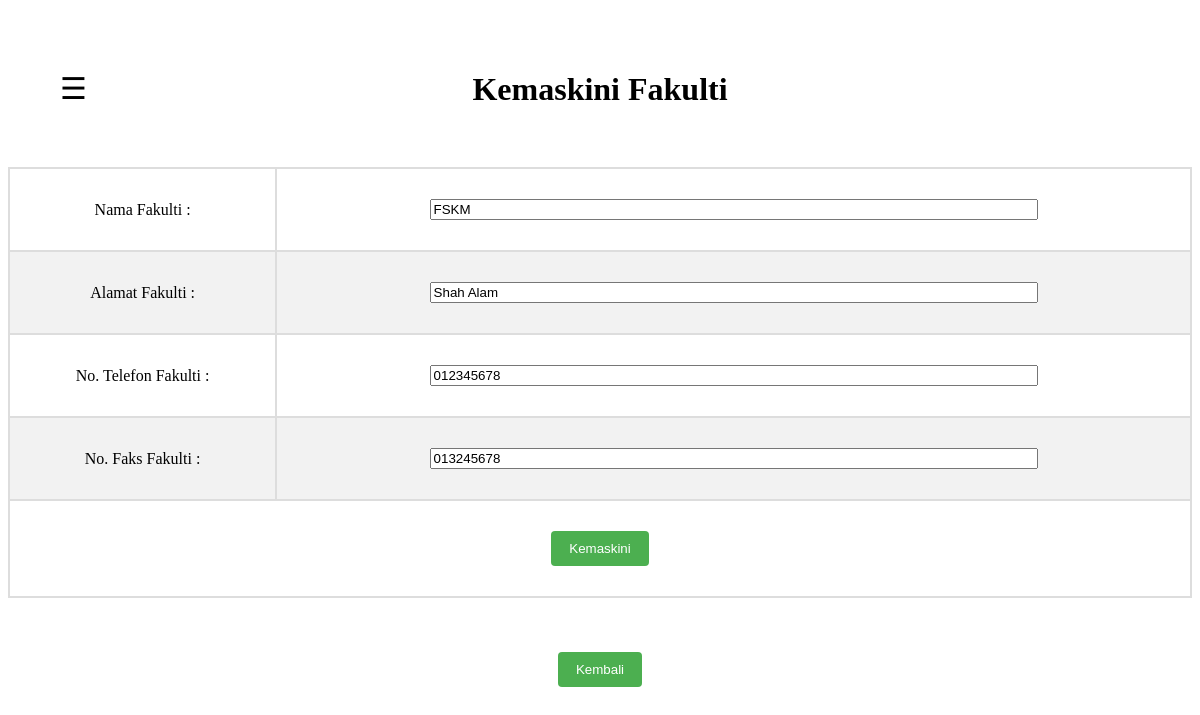
The page /ubah_fakulti.php?fakulti_id=1 on the database its author committed.
### tables this page shows
CREATE TABLE `fakulti` (
  `fakulti_id` int(11) NOT NULL,
  `nama_fakulti` varchar(50) NOT NULL,
  `alamat_fakulti` varchar(250) NOT NULL,
  `no_tel_fakulti` varchar(20) NOT NULL,
  `no_fax_fakulti` varchar(20) NOT NULL
);

### ubah_fakulti.php (the view, shortened to what this page needs)
<?php
$servername = "localhost";
$username = "inqkacom_faiz123";
$password = "faiznasir123";
$dbname = "inqkacom_pais";
$conn = mysqli_connect($servername, $username, $password, $dbname);
if (isset($_GET['fakulti_id'])) {
    $fakulti_id = $_GET['fakulti_id'];
    $sql = "SELECT * FROM fakulti WHERE fakulti_id = $fakulti_id";
    $result = mysqli_query($conn, $sql);
    if (mysqli_num_rows($result) > 0) {
        $fakulti = mysqli_fetch_assoc($result);
    } else {
        die("Fakulti not found");
    }
} else {
    die("Fakulti not specified");
}
?>
<!DOCTYPE html>
<html>
<head>
</head>
<body>
    <span style="position:fixed;left:5%;font-size:30px;cursor:pointer" onclick="openNav()">&#9776;</span>
	<h1>Kemaskini Fakulti</h1>
	<form method="post" style="text-align:center">
        <table>
              <tr>
                <td align="center" valign="middle">Nama Fakulti :</td>
                <td align="center" valign="middle"><input type="text" name="nama_fakulti" value="<?php echo $fakulti['nama_fakulti']; ?>" style="width: 600px;"></td>
              </tr>
              <tr>
                <td align="center" valign="middle">Alamat Fakulti :</td>
                <td align="center" valign="middle"><input type="text" name="alamat_fakulti" value="<?php echo $fakulti['alamat_fakulti']; ?>" style="width: 600px;"></td>
              </tr>
              <tr>
                <td align="center" valign="middle">No. Telefon Fakulti :</td>
                <td align="center" valign="middle"><input type="number" name="no_tel_fakulti" value="<?php echo $fakulti['no_tel_fakulti']; ?>" style="width: 600px;"></td>
              </tr>
              <tr>
                <td align="center" valign="middle">No. Faks Fakulti :</td>
                <td align="center" valign="middle"><input type="number" name="no_fax_fakulti" value="<?php echo $fakulti['no_fax_fakulti']; ?>" style="width: 600px;"></td>
              </tr>
              <tr>
                <td colspan="2" align="center" valign="middle"><button type="submit" name="submit">Kemaskini</button></td>
              </tr>
        </table>
		<br><br><br>
		<td><button type="button" onclick="window.location.href='editpanel.php'">Kembali</button></td>
	</form>
</body>
</html>

### ubah_fakulti.php (style rules this page uses)
h1 { text-align: center; margin-top: 6%; margin-bottom: 5%; }
table { border-collapse: collapse; width: 100%; text-align: center; }
th, td { text-align: center; padding: 30px; border: 2px solid #ddd; vertical-align: middle; }
tr:nth-child(even) { background-color: #f2f2f2; }
button { background-color: #4CAF50; color: white; padding: 10px 18px; border: none; border-radius: 4px; cursor: pointer; }

### rows shown on the page
fakulti: nama_fakulti "FSKM", alamat_fakulti "Shah Alam", no_tel_fakulti "012345678", no_fax_fakulti "013245678"
